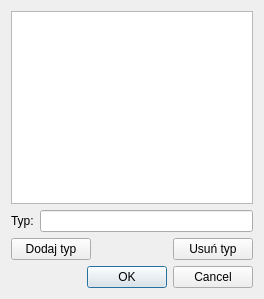
<?xml version="1.0" encoding="UTF-8"?>
<ui version="4.0">
 <class>CounterpartyTypeDialog</class>
 <widget class="QDialog" name="CounterpartyTypeDialog">
  <property name="geometry">
   <rect>
    <x>0</x>
    <y>0</y>
    <width>264</width>
    <height>299</height>
   </rect>
  </property>
  <property name="windowTitle">
   <string>Edycja listy typów kontrahentów</string>
  </property>
  <layout class="QVBoxLayout" name="verticalLayout">
   <item>
    <widget class="QListView" name="listViewTypes"/>
   </item>
   <item>
    <layout class="QHBoxLayout" name="horizontalLayout_2">
     <item>
      <widget class="QLabel" name="labelType">
       <property name="text">
        <string>Typ:</string>
       </property>
      </widget>
     </item>
     <item>
      <widget class="QLineEdit" name="lineEditType"/>
     </item>
    </layout>
   </item>
   <item>
    <layout class="QHBoxLayout" name="horizontalLayout">
     <item>
      <widget class="QPushButton" name="pushButtonAdd">
       <property name="text">
        <string>Dodaj typ</string>
       </property>
      </widget>
     </item>
     <item>
      <spacer name="horizontalSpacer">
       <property name="orientation">
        <enum>Qt::Horizontal</enum>
       </property>
       <property name="sizeHint" stdset="0">
        <size>
         <width>17</width>
         <height>20</height>
        </size>
       </property>
      </spacer>
     </item>
     <item>
      <widget class="QPushButton" name="pushButtonDel">
       <property name="text">
        <string>Usuń typ</string>
       </property>
      </widget>
     </item>
    </layout>
   </item>
   <item>
    <widget class="QDialogButtonBox" name="buttonBox">
     <property name="orientation">
      <enum>Qt::Horizontal</enum>
     </property>
     <property name="standardButtons">
      <set>QDialogButtonBox::Cancel|QDialogButtonBox::Ok</set>
     </property>
    </widget>
   </item>
  </layout>
  <action name="actionAddCounterpartyType">
   <property name="text">
    <string>Dodaj</string>
   </property>
   <property name="toolTip">
    <string>Dodaj nowy typ kontrahenta</string>
   </property>
  </action>
 </widget>
 <resources/>
 <connections>
  <connection>
   <sender>buttonBox</sender>
   <signal>accepted()</signal>
   <receiver>CounterpartyTypeDialog</receiver>
   <slot>accept()</slot>
   <hints>
    <hint type="sourcelabel">
     <x>248</x>
     <y>254</y>
    </hint>
    <hint type="destinationlabel">
     <x>157</x>
     <y>274</y>
    </hint>
   </hints>
  </connection>
  <connection>
   <sender>buttonBox</sender>
   <signal>rejected()</signal>
   <receiver>CounterpartyTypeDialog</receiver>
   <slot>reject()</slot>
   <hints>
    <hint type="sourcelabel">
     <x>316</x>
     <y>260</y>
    </hint>
    <hint type="destinationlabel">
     <x>286</x>
     <y>274</y>
    </hint>
   </hints>
  </connection>
 </connections>
</ui>
